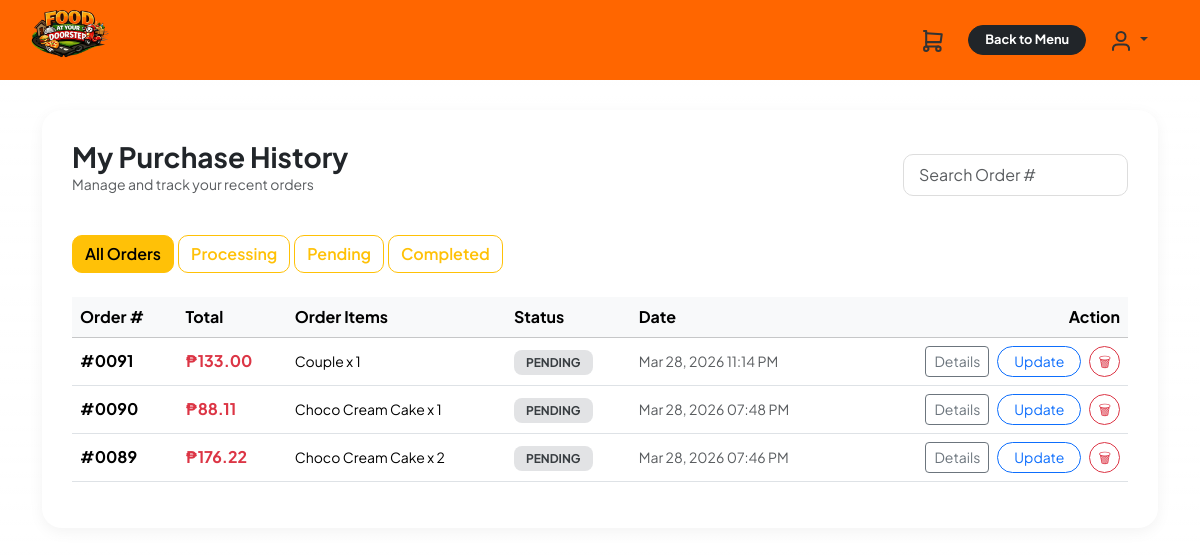
The page /orders.php (signed in) on the database its author committed.
### tables this page shows
CREATE TABLE `orders` (
  `order_id` int(11) NOT NULL,
  `customer_id` int(11) NOT NULL,
  `staff_id` int(11) DEFAULT NULL,
  `price_total` decimal(10,2) DEFAULT NULL,
  `status` enum('pending','processing','cancelled','completed') NOT NULL,
  `created_at` datetime NOT NULL DEFAULT current_timestamp(),
  `due_at` time NOT NULL,
  `address` text DEFAULT NULL
);

### orders.php (the view, shortened to what this page needs)
<?php
require_once 'config.php';
$user_id = $_SESSION['user_id'];
$ordStmt = $pdo->prepare("
    SELECT *
    FROM orders
    WHERE customer_id = ?
    ORDER BY created_at DESC
");
$ordStmt->execute([$user_id]);
$orders = $ordStmt->fetchAll(PDO::FETCH_ASSOC);
function e($str) {
    return htmlspecialchars($str, ENT_QUOTES, 'UTF-8');
}
?>
<!DOCTYPE html>
<html lang="en">
<head>
    <link href="https://cdn.jsdelivr.net/npm/bootstrap@5.3.3/dist/css/bootstrap.min.css" rel="stylesheet">
</head>
<body onload="checkDeletedOrders()">
<nav class="navbar navbar-expand-lg sticky-top">
    <div class="container-fluid d-flex justify-content-between align-items-center px-4">
        <a class="navbar-brand p-0" href="customer_dashboard.php">
            <img src="images/logo.png" alt="Logo" class="nav-logo">
        </a>
        <div class="header-right">
            <button class="header-icon-btn" data-bs-toggle="modal" data-bs-target="#cartItemsModal" onclick="renderCartModal()">
            </button>
            <a href="customer_dashboard.php" class="btn btn-sm btn-dark rounded-pill px-3 fw-bold" style="font-size: 0.8rem;">Back to Menu</a>
            <div class="dropdown">
                <button class="header-icon-btn dropdown-toggle" type="button" data-bs-toggle="dropdown">
                </button>
            </div>
        </div>
    </div>
</nav>
<div class="container mt-4">
    <div class="orders-container">
        <div class="d-flex flex-column flex-md-row justify-content-between align-items-md-center mb-4">
            <div>
                <h3 class="fw-bold mb-0">My Purchase History</h3>
                <p class="text-muted small">Manage and track your recent orders</p>
            </div>
            <div class="d-flex gap-2">
                <input type="text" id="orderSearch" class="form-control search-input" placeholder="Search Order #">
            </div>
        </div>
        <div class="mb-4">
            <div class="btn-group" role="group">
                <button class="btn btn-outline-warning active status-filter-btn" data-status="ALL" onclick="setStatusFilter('ALL')">All Orders</button>
                <button class="btn btn-outline-warning status-filter-btn" data-status="PROCESSING" onclick="setStatusFilter('PROCESSING')">Processing</button>
                <button class="btn btn-outline-warning status-filter-btn" data-status="PENDING" onclick="setStatusFilter('PENDING')">Pending</button>
                <button class="btn btn-outline-warning status-filter-btn" data-status="COMPLETED" onclick="setStatusFilter('COMPLETED')">Completed</button>
            </div>
        </div>
        <div class="table-responsive">
            <table class="table align-middle">
                <thead class="table-light">
                    <tr>
                        <th>Order #</th>
                        <th>Total</th>
                        <th>Order Items</th>
                        <th>Status</th>
                        <th>Date</th>
                        <th class="text-end">Action</th>
                    </tr>
                </thead>
                <tbody id="ordersTbody">
                    <?php if (empty($orders)): ?>
                        <tr><td colspan="6" class="text-center py-4 text-muted">No orders found yet. Start ordering now!</td></tr>
                    <?php else: ?>
                        <?php foreach ($orders as $o):
                            $displayStr = str_pad($o['order_id'], 4, '0', STR_PAD_LEFT);
                            $rawStatus = strtoupper(trim($o['status'] ?? 'PENDING'));
                            $badgeClass = 'status-' . strtolower($rawStatus);
                            $summary = $o['product_summary'] ?? 'No items';
                            $due = (!empty($o['due_at']) && $o['due_at'] != '00:00:00')? date('h:i A', strtotime($o['due_at'])): 'Not set';
                            $addr = (!empty($o['address']) && $o['address'] !== 'NULL')
                            ? $o['address']
                            : 'Store Pickup';
                        ?>
                            <tr data-order-id="<?= (int)$o['order_id'] ?>" data-status="<?= $rawStatus ?>">
                                <td class="fw-bold">#<?= e($displayStr)?></td>
                                <td class="fw-bold text-danger">₱<?= e(number_format((float)($o['price_total'] ?? 0), 2)) ?></td>
                                <td class="small"><?= e($summary) ?></td>
                                <td><span class="status-badge <?= $badgeClass ?>"><?= e($rawStatus) ?></span></td>
                                <td class="small text-muted"><?= e(date('M d, Y h:i A', strtotime($o['created_at']))) ?></td>
                                <td class="text-end">
                                    <div class="d-flex justify-content-end gap-2">
                                        <button
                                        class="btn btn-sm btn-outline-secondary"
                                        data-id="<?= (int)$o['order_id'] ?>"
                                        data-summary="<?= e($summary) ?>"
                                        data-due="<?= e($due) ?>"
                                        data-addr="<?= e($addr) ?>"
                                        data-total="<?= e(number_format((float)$o['price_total'], 2)) ?>"
                                        onclick="viewOrderDetailsFromEl(this)">
                                        Details
                                        </button>
                                        <button class="btn btn-sm btn-outline-primary px-3 rounded-pill"
                                            onclick="openUpdateModal(
                                                <?= (int)$o['order_id'] ?>,
                                                '<?= $due ?>',
                                                '<?= addslashes($addr) ?>'
                                            )">
                                            Update
                                        </button>
                                        <button class="btn btn-sm btn-outline-danger px-2 rounded-pill"
                                            onclick="deleteOrder(<?= (int)$o['order_id'] ?>)">
                                            🗑
                                        </button>
                                    </div>
                                </td>
                            </tr>
                        <?php endforeach; ?>
                    <?php endif; ?>
                </tbody>
            </table>
        </div>
    </div>
</div>
</body>
</html>

### orders.php (style rules this page uses)
body { font-family: 'Plus Jakarta Sans', sans-serif; margin: 0; padding: 0; min-height: 100vh; background-color: white; padding-bottom: 100px; }
body::before { content: ""; position: fixed; top: 0; left: 0; width: 100%; height: 100%; background: linear-gradient(180deg, rgb(255, 255, 255) 0%, rgba(255, 255, 255, 0.8) 100%); z-index: -1; }
.navbar { background-color: #ff6600 !important; height: 80px; padding: 0 20px; display: flex; align-items: center; z-index: 1050; }
.navbar-brand { display: flex; align-items: center; height: 100%; padding: 0; margin: 0; flex-shrink: 0; margin-left: -15px; }
.nav-logo { height: 100px; width: auto; max-height: 200%; object-fit: contain; }
.header-right { display: flex; align-items: center; gap: 15px; }
.header-icon-btn { position: relative; background: none; border: none; color: #333; padding: 8px; transition: 0.2s; }
.orders-container { background: white; border-radius: 20px; padding: 30px; box-shadow: 0 4px 15px rgba(0,0,0,0.05); margin-top: 30px; }
.status-badge { padding: 5px 12px; border-radius: 8px; font-size: 0.75rem; font-weight: 700; text-transform: uppercase; }
.status-pending { background: #e2e3e5; color: #383d41; }
.btn-group .btn { border-radius: 10px !important; margin-right: 5px; font-weight: 600; }
.search-input { border-radius: 10px; border: 1px solid #ddd; padding: 8px 15px; }

### rows shown on the page
orders: order_id "0091", price_total "133.00", summary "Couple x 1", status "PENDING", created_at "Mar 28, 2026 11:14 PM"
orders: order_id "0090", price_total "88.11", summary "Choco Cream Cake x 1", status "PENDING", created_at "Mar 28, 2026 07:48 PM"
orders: order_id "0089", price_total "176.22", summary "Choco Cream Cake x 2", status "PENDING", created_at "Mar 28, 2026 07:46 PM"
